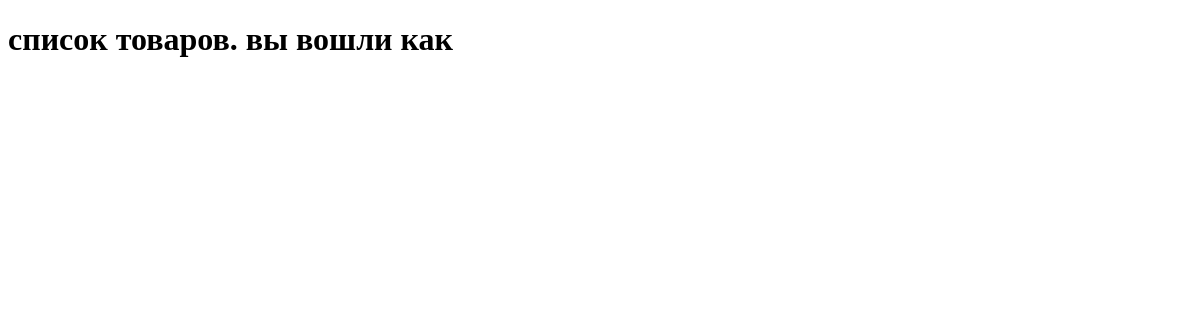
/store/products/, run on an earlier commit of the app's database.
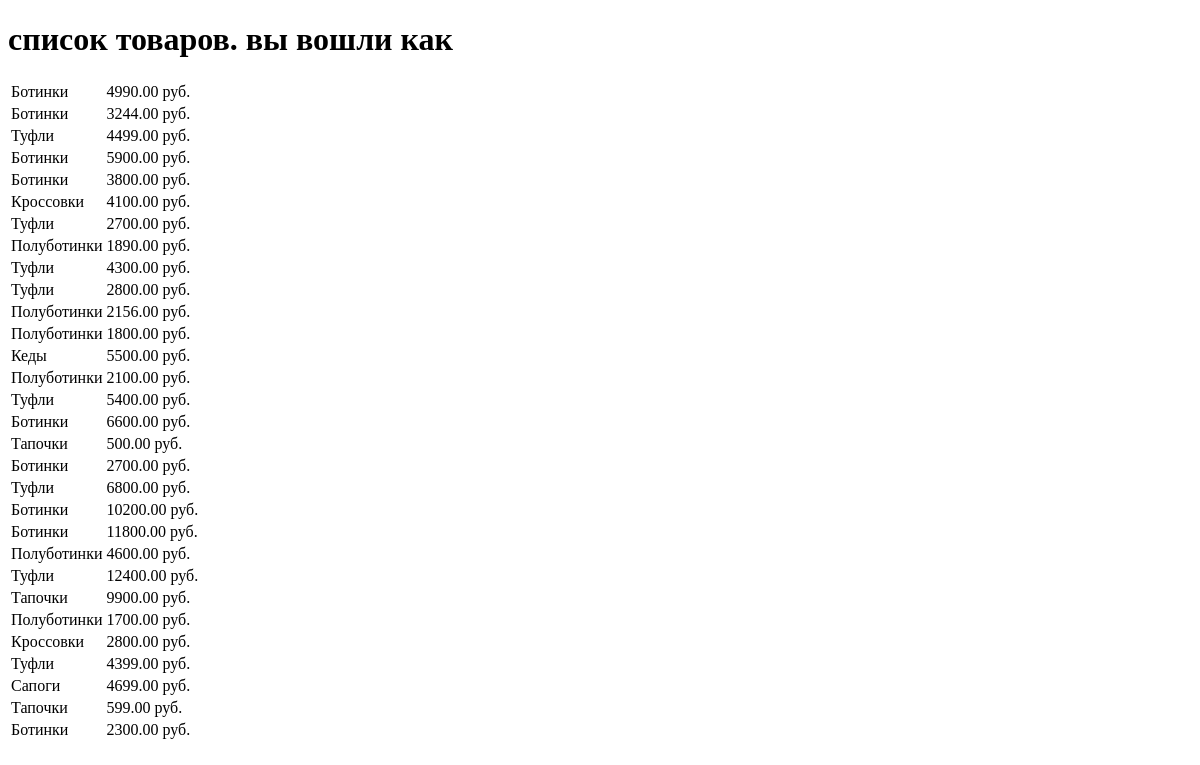
And on a later commit of the database.
### project_app/models.py (models this page shows, shortened)
class Product(models.Model):
    sku = models.CharField(max_length=100,unique=True,verbose_name='Артикул')
    name = models.CharField(max_length=255,verbose_name='Наименование')
    price = models.DecimalField(max_digits=10, decimal_places=2,verbose_name='Цена')
    unit = models.ForeignKey('Unit',on_delete=models.PROTECT,related_name='products',verbose_name='Единица Измерения')
    supplier = models.ForeignKey('Supplier', on_delete=models.PROTECT,related_name='products',verbose_name = 'Поставщик')
    manufacturer = models.ForeignKey('Manufacturer', on_delete = models.PROTECT,related_name='products',verbose_name='Производитель')
    category = models.ForeignKey('Category', on_delete= models.PROTECT,related_name='products',verbose_name='Категория')
    discount = models.PositiveIntegerField(default=0,verbose_name='Скидка')
    stock = models.PositiveBigIntegerField(default=0,verbose_name='Количество на складе')
    description = models.TextField(verbose_name='Описание')
    image = models.CharField(max_length=255,blank=True)

### project_app/views.py (the view)
# urls.py: path('products/',views.product_list, name='product_list')
def product_list(request):
    user = request.user
    products = Product.objects.all()
    orders = []
    if user.is_staff:
        search_query=request.GET.get('search')
        if search_query:
            products=products.filter(name__icontains=search_query)
        orders = Order.objects.all()
    return render (request, 'store/product_list.html',{
        'products': products,
        'orders': orders,
    })

### project_app/templates/store/product_list.html (shortened to what this page needs)
<!doctype html>
<html lang="en">
  <head>
  </head>
  <body>
    <h1>список товаров. вы вошли как {{ role }}</h1>
    <table>
      {% for p in products %}
      <tr>
        <td>{{ p.name }}</td>
        <td>{{ p.price }} руб. </td>
      </tr>
      {% endfor %}
    </table>
  </body>
</html>

What changed in the data, as far as the page shows it:
added Product: name "Ботинки", price "4990.00"
added Product: name "Ботинки", price "3244.00"
added Product: name "Туфли", price "4499.00"
added Product: name "Ботинки", price "5900.00"
added Product: name "Ботинки", price "3800.00"
added Product: name "Кроссовки", price "4100.00"
added Product: name "Туфли", price "2700.00"
added Product: name "Полуботинки", price "1890.00"
added Product: name "Туфли", price "4300.00"
added Product: name "Туфли", price "2800.00"
added Product: name "Полуботинки", price "2156.00"
added Product: name "Полуботинки", price "1800.00"
added Product: name "Кеды", price "5500.00"
added Product: name "Полуботинки", price "2100.00"
added Product: name "Туфли", price "5400.00"
added Product: name "Ботинки", price "6600.00"
added Product: name "Тапочки", price "500.00"
added Product: name "Ботинки", price "2700.00"
added Product: name "Туфли", price "6800.00"
added Product: name "Ботинки", price "10200.00"
added Product: name "Ботинки", price "11800.00"
added Product: name "Полуботинки", price "4600.00"
added Product: name "Туфли", price "12400.00"
added Product: name "Тапочки", price "9900.00"
added Product: name "Полуботинки", price "1700.00"
added Product: name "Кроссовки", price "2800.00"
added Product: name "Туфли", price "4399.00"
added Product: name "Сапоги", price "4699.00"
added Product: name "Тапочки", price "599.00"
added Product: name "Ботинки", price "2300.00"
